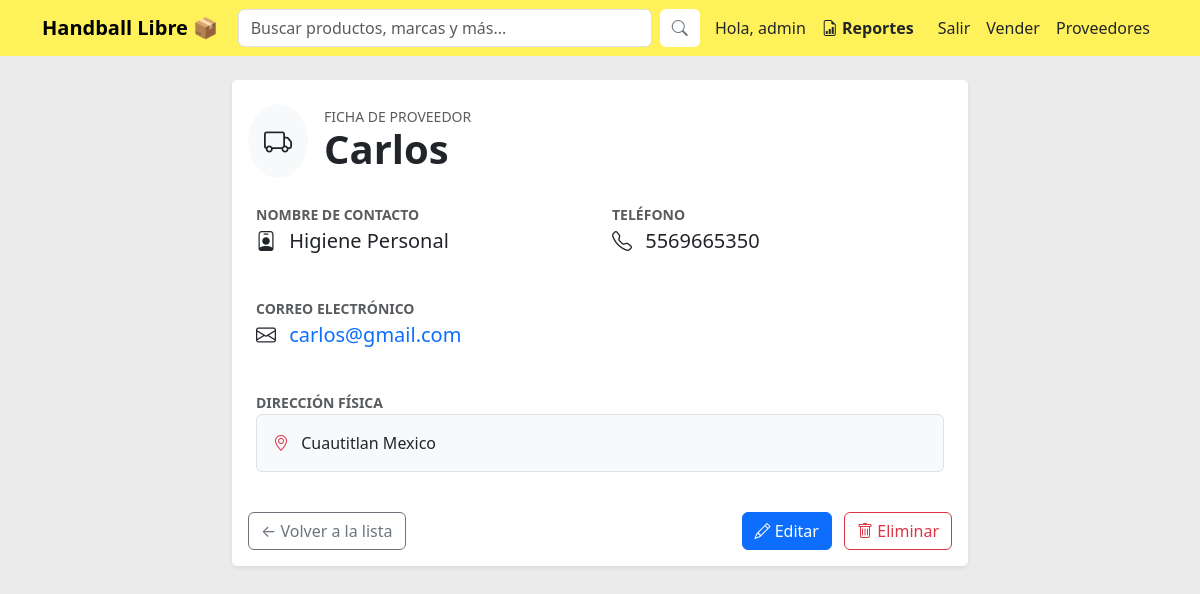
The app's page /productos/proveedores/2/ (signed in) with its own data.
### productos/models.py (models this page shows, shortened)
class Proveedor(models.Model):
    nombre = models.CharField(max_length=200, unique=True)
    contacto_nombre = models.CharField(max_length=100, blank=True, null=True)
    telefono = models.CharField(max_length=20, blank=True, null=True)
    email = models.EmailField(blank=True, null=True)
    direccion = models.TextField(blank=True, null=True)
    class Meta:
        verbose_name_plural = "Proveedores"
        ordering = ['nombre']

### productos/views.py (the view)
# urls.py: path('proveedores/<int:pk>/', ProveedorDetailView.as_view(), name='proveedor_detail'),
class ProveedorDetailView(LoginRequiredMixin, DetailView):
    model = Proveedor
    template_name = 'proveedores/proveedor_detail.html'
    context_object_name = 'proveedor'

### productos/templates/proveedores/proveedor_detail.html
{% extends 'productos/base.html' %}
{% block content %}
<div class="row justify-content-center">
    <div class="col-md-8">
        <div class="card shadow-sm border-0">
            <div class="card-header bg-white border-bottom-0 pt-4 pb-0">
                <div class="d-flex align-items-center">
                    <div class="bg-light p-3 rounded-circle me-3">
                        <i class="bi bi-truck fs-3 text-dark"></i>
                    </div>
                    <div>
                        <h5 class="text-muted mb-0 small text-uppercase">Ficha de Proveedor</h5>
                        <h1 class="fw-bold mb-0">{{ proveedor.nombre }}</h1>
                    </div>
                </div>
            </div>
            <div class="card-body p-4">
                <div class="row g-4">
                    <div class="col-md-6">
                        <label class="text-muted small text-uppercase fw-bold">Nombre de Contacto</label>
                        <p class="fs-5"><i class="bi bi-person-badge me-2"></i> {{ proveedor.contacto_nombre|default:"No especificado" }}</p>
                    </div>
                    <div class="col-md-6">
                        <label class="text-muted small text-uppercase fw-bold">Teléfono</label>
                        <p class="fs-5"><i class="bi bi-telephone me-2"></i> {{ proveedor.telefono|default:"No especificado" }}</p>
                    </div>
                    <div class="col-md-6">
                        <label class="text-muted small text-uppercase fw-bold">Correo Electrónico</label>
                        <p class="fs-5"><i class="bi bi-envelope me-2"></i>
                            {% if proveedor.email %}
                                <a href="mailto:{{ proveedor.email }}" class="text-decoration-none">{{ proveedor.email }}</a>
                            {% else %}
                                No especificado
                            {% endif %}
                        </p>
                    </div>
                    <div class="col-12">
                        <label class="text-muted small text-uppercase fw-bold">Dirección Física</label>
                        <div class="p-3 bg-light rounded border">
                            <i class="bi bi-geo-alt me-2 text-danger"></i>
                            {{ proveedor.direccion|default:"Sin dirección registrada."|linebreaksbr }}
                        </div>
                    </div>
                </div>
            </div>
            <div class="card-footer bg-white p-3 border-top-0 d-flex justify-content-between">
                <a href="{% url 'proveedor_list' %}" class="btn btn-outline-secondary">
                    &larr; Volver a la lista
                </a>
                <div>
                    <a href="{% url 'proveedor_update' proveedor.pk %}" class="btn btn-primary">
                        <i class="bi bi-pencil"></i> Editar
                    </a>
                    <a href="{% url 'proveedor_delete' proveedor.pk %}" class="btn btn-outline-danger ms-2">
                        <i class="bi bi-trash"></i> Eliminar
                    </a>
                </div>
            </div>
        </div>
    </div>
</div>
{% endblock %}

### productos/templates/productos/base.html (shortened to what this page needs)
<!DOCTYPE html>
<html lang="es">
<head>
    <link href="https://cdn.jsdelivr.net/npm/bootstrap@5.3.0/dist/css/bootstrap.min.css" rel="stylesheet">
    <link rel="stylesheet" href="https://cdn.jsdelivr.net/npm/bootstrap-icons@1.10.5/font/bootstrap-icons.css">
</head>
<body>
    <nav class="navbar navbar-expand-lg mercado-nav mb-4">
        <div class="container">
            <a class="navbar-brand fw-bold" href="{% url 'producto_list' %}">Handball Libre 📦</a>
            <div class="collapse navbar-collapse" id="navbarNav">
                <form class="d-flex mx-auto w-50" role="search" action="{% url 'producto_list' %}" method="GET">
                    <input class="form-control me-2" type="search" name="q" placeholder="Buscar productos, marcas y más..." aria-label="Search" value="{{ request.GET.q|default:'' }}">
                    <button class="btn btn-outline-secondary btn-search" type="submit"><i class="bi bi-search"></i></button>
                </form>
                <ul class="navbar-nav ms-auto align-items-center">
                    {% if user.is_authenticated %}
                        <li class="nav-item"><span class="nav-link text-dark">Hola, {{ user.username }}</span></li>
                        <li class="nav-item">
                            <a class="nav-link text-dark fw-bold" href="{% url 'reporte_stock' %}">
                                <i class="bi bi-file-earmark-bar-graph"></i> Reportes
                            </a>
                        </li>
                        <li class="nav-item">
                            <form action="{% url 'logout' %}" method="post" class="d-inline">
                                <button type="submit" class="nav-link text-dark btn-logout ms-2" style="cursor: pointer;">
                                    Salir
                                </button>
                            </form>
                        </li>
                    {% else %}
                        <li class="nav-item"><a class="nav-link text-dark" href="{% url 'login' %}">Ingresa</a></li>
                    {% endif %}
                    <li class="nav-item"><a class="nav-link text-dark" href="{% url 'producto_create' %}">Vender</a></li>
                    <li class="nav-item"><a class="nav-link text-dark" href="{% url 'proveedor_list' %}">Proveedores</a></li>
                </ul>
            </div>
        </div>
    </nav>
    <div class="container">
        {% block content %}
        {% endblock %}
    </div>
</body>
</html>

### productos/templates/productos/base.html (style rules this page uses)
body { background-color: #ebebeb; }
.mercado-nav { background-color: #fff159; }
.btn-search { background-color: #fff; border: none; }
.btn-logout { background: none; border: none; padding: 0; color: var(--bs-nav-link-color); text-decoration: none; }

### records on screen
Proveedor: nombre "Carlos", contacto_nombre "Higiene Personal", telefono "5569665350", email "carlos@gmail.com", direccion "Cuautitlan Mexico"

### other values on screen
{{ user.username }} "admin"
